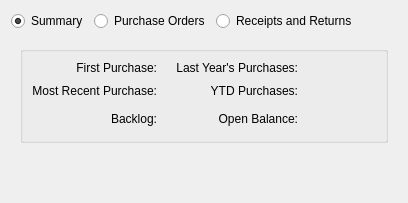
     <widget class="QWidget" name="_ordersTab">
      <attribute name="title">
       <string>Orders</string>
      </attribute>
      <layout class="QVBoxLayout" name="verticalLayout_15">
       <item>
        <layout class="QHBoxLayout" name="horizontalLayout_9">
         <item>
          <widget class="QRadioButton" name="_summaryButton">
           <property name="text">
            <string>Summary</string>
           </property>
           <property name="checked">
            <bool>true</bool>
           </property>
          </widget>
         </item>
         <item>
          <widget class="QRadioButton" name="_purchaseOrdersButton">
           <property name="text">
            <string>Purchase Orders</string>
           </property>
          </widget>
         </item>
         <item>
          <widget class="QRadioButton" name="_receiptsReturnsButton">
           <property name="text">
            <string>Receipts and Returns</string>
           </property>
          </widget>
         </item>
         <item>
          <spacer name="horizontalSpacer_7">
           <property name="orientation">
            <enum>Qt::Horizontal</enum>
           </property>
           <property name="sizeHint" stdset="0">
            <size>
             <width>40</width>
             <height>20</height>
            </size>
           </property>
          </spacer>
         </item>
        </layout>
       </item>
       <item>
        <widget class="QStackedWidget" name="_ordersStack">
         <property name="currentIndex">
          <number>0</number>
         </property>
         <widget class="QWidget" name="_summaryPage">
          <layout class="QVBoxLayout" name="verticalLayout_2">
           <item>
            <widget class="QGroupBox" name="_summaryGroup">
             <property name="title">
              <string/>
             </property>
             <layout class="QGridLayout" name="gridLayout_4">
              <item row="0" column="0">
               <widget class="QLabel" name="_firstPurchaseLit">
                <property name="text">
                 <string>First Purchase:</string>
                </property>
                <property name="alignment">
                 <set>Qt::AlignRight|Qt::AlignTrailing|Qt::AlignVCenter</set>
                </property>
                <property name="buddy">
                 <cstring>_firstPurchase</cstring>
                </property>
               </widget>
              </item>
              <item row="0" column="1">
               <widget class="DLineEdit" name="_firstPurchase">
                <property name="enabled">
                 <bool>false</bool>
                </property>
               </widget>
              </item>
              <item row="0" column="2">
               <widget class="QLabel" name="_lastYearsPurchasesLit">
                <property name="text">
                 <string>Last Year's Purchases:</string>
                </property>
                <property name="alignment">
                 <set>Qt::AlignRight|Qt::AlignTrailing|Qt::AlignVCenter</set>
                </property>
               </widget>
              </item>
              <item row="0" column="3">
               <widget class="XLabel" name="_lastYearsPurchases">
                <property name="minimumSize">
                 <size>
                  <width>50</width>
                  <height>0</height>
                 </size>
                </property>
               </widget>
              </item>
              <item row="1" column="0">
               <widget class="QLabel" name="_lastPurchaseLit">
                <property name="text">
                 <string>Most Recent Purchase:</string>
                </property>
                <property name="alignment">
                 <set>Qt::AlignRight|Qt::AlignTrailing|Qt::AlignVCenter</set>
                </property>
                <property name="buddy">
                 <cstring>_lastPurchase</cstring>
                </property>
               </widget>
              </item>
              <item row="1" column="1">
               <widget class="DLineEdit" name="_lastPurchase">
                <property name="enabled">
                 <bool>false</bool>
                </property>
               </widget>
              </item>
              <item row="1" column="2">
               <widget class="QLabel" name="_ytdPurchasesLit">
                <property name="text">
                 <string>YTD Purchases:</string>
                </property>
                <property name="alignment">
                 <set>Qt::AlignRight|Qt::AlignTrailing|Qt::AlignVCenter</set>
                </property>
               </widget>
              </item>
              <item row="1" column="3">
               <widget class="XLabel" name="_ytdPurchases">
                <property name="minimumSize">
                 <size>
                  <width>50</width>
                  <height>0</height>
                 </size>
                </property>
               </widget>
              </item>
              <item row="1" column="4">
               <spacer name="horizontalSpacer_8">
                <property name="orientation">
                 <enum>Qt::Horizontal</enum>
                </property>
                <property name="sizeHint" stdset="0">
                 <size>
                  <width>0</width>
                  <height>20</height>
                 </size>
                </property>
               </spacer>
              </item>
              <item row="2" column="0">
               <widget class="QLabel" name="_backlogLit">
                <property name="text">
                 <string>Backlog:</string>
                </property>
                <property name="alignment">
                 <set>Qt::AlignRight|Qt::AlignTrailing|Qt::AlignVCenter</set>
                </property>
               </widget>
              </item>
              <item row="2" column="1">
               <widget class="XLabel" name="_backlog">
                <property name="minimumSize">
                 <size>
                  <width>0</width>
                  <height>24</height>
                 </size>
                </property>
               </widget>
              </item>
              <item row="2" column="2">
               <widget class="QLabel" name="_openBalanceLit">
                <property name="text">
                 <string>Open Balance:</string>
                </property>
                <property name="alignment">
                 <set>Qt::AlignRight|Qt::AlignTrailing|Qt::AlignVCenter</set>
                </property>
               </widget>
              </item>
              <item row="2" column="3">
               <widget class="XLabel" name="_openBalance">
                <property name="minimumSize">
                 <size>
                  <width>50</width>
                  <height>0</height>
                 </size>
                </property>
               </widget>
              </item>
             </layout>
            </widget>
           </item>
           <item>
            <spacer name="verticalSpacer_5">
             <property name="orientation">
              <enum>Qt::Vertical</enum>
             </property>
             <property name="sizeHint" stdset="0">
              <size>
               <width>20</width>
               <height>40</height>
              </size>
             </property>
            </spacer>
           </item>
          </layout>
         </widget>
         <widget class="QWidget" name="_purchaseOrdersPage">
          <layout class="QVBoxLayout" name="verticalLayout_13"/>
         </widget>
         <widget class="QWidget" name="_receiptsReturnsPage">
          <layout class="QVBoxLayout" name="verticalLayout_14"/>
         </widget>
        </widget>
       </item>
      </layout>
     </widget>
